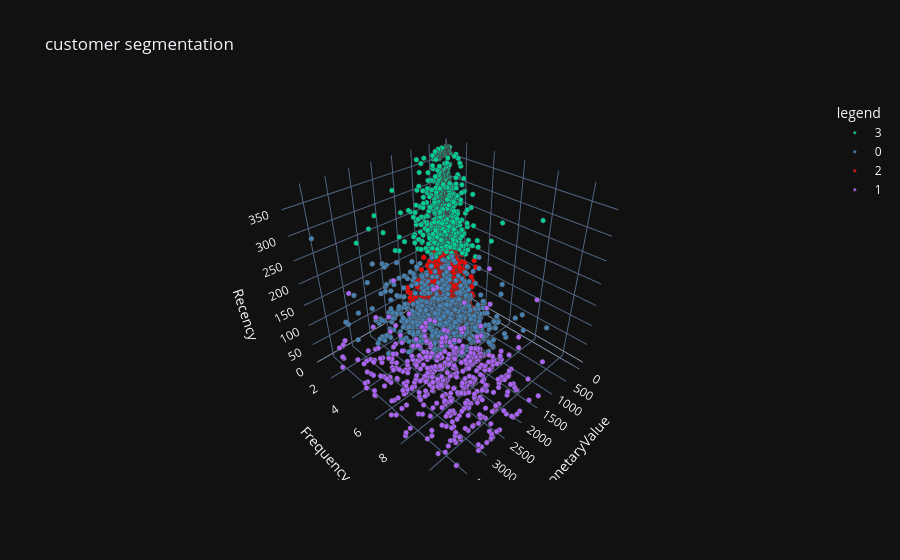

Here is the notebook cell this chart was saved with:
### Code cell
non_outliers['Cluster_str']=non_outliers['Cluster'].astype(str)
cluster_colors={'0':'steelblue','2':'orange','2':'red'}
fig= px.scatter_3d(
    non_outliers,x='MonetaryValue',y='Frequency',z='Recency'
    ,color='Cluster_str',color_discrete_map=cluster_colors
    ,title='customer segmentation'
)
fig.update_layout(template='plotly_dark',legend_title_text='legend')
fig.update_traces(marker=dict(size=3,line=dict(width=.5)))
fig.show()

### Figure 1 — Plotly figure (JSON) as saved in the notebook; plotly's stock layout.template omitted (floating-point values rounded to 4 significant figures; data arrays with more than 128 entries replaced by an {"elided": "..."} marker saying what was removed)
{"data": [{"hovertemplate": "Cluster_str=3<br>MonetaryValue=%{x}<br>Frequency=%{y}<br>Recency=%{z}<extra></extra>", "legendgroup": "3", "marker": {"color": "#00cc96", "line": {"width": 0.5}, "size": 3, "symbol": "circle"}, "mode": "markers", "name": "3", "scene": "scene", "showlegend": true, "type": "scatter3d", "x": {"elided": "902 float values"}, "y": {"elided": "902 int values"}, "z": {"elided": "902 int values"}}, {"hovertemplate": "Cluster_str=0<br>MonetaryValue=%{x}<br>Frequency=%{y}<br>Recency=%{z}<extra></extra>", "legendgroup": "0", "marker": {"color": "steelblue", "line": {"width": 0.5}, "size": 3, "symbol": "circle"}, "mode": "markers", "name": "0", "scene": "scene", "showlegend": true, "type": "scatter3d", "x": {"elided": "921 float values"}, "y": {"elided": "921 int values"}, "z": {"elided": "921 int values"}}, {"hovertemplate": "Cluster_str=2<br>MonetaryValue=%{x}<br>Frequency=%{y}<br>Recency=%{z}<extra></extra>", "legendgroup": "2", "marker": {"color": "red", "line": {"width": 0.5}, "size": 3, "symbol": "circle"}, "mode": "markers", "name": "2", "scene": "scene", "showlegend": true, "type": "scatter3d", "x": {"elided": "1487 float values"}, "y": {"elided": "1487 int values"}, "z": {"elided": "1487 int values"}}, {"hovertemplate": "Cluster_str=1<br>MonetaryValue=%{x}<br>Frequency=%{y}<br>Recency=%{z}<extra></extra>", "legendgroup": "1", "marker": {"color": "#ab63fa", "line": {"width": 0.5}, "size": 3, "symbol": "circle"}, "mode": "markers", "name": "1", "scene": "scene", "showlegend": true, "type": "scatter3d", "x": {"elided": "499 float values"}, "y": {"elided": "499 int values"}, "z": {"elided": "499 int values"}}], "layout": {"legend": {"title": {"text": "legend"}, "tracegroupgap": 0}, "scene": {"domain": {"x": [0, 1], "y": [0, 1]}, "xaxis": {"title": {"text": "MonetaryValue"}}, "yaxis": {"title": {"text": "Frequency"}}, "zaxis": {"title": {"text": "Recency"}}}, "title": {"text": "customer segmentation"}}}
